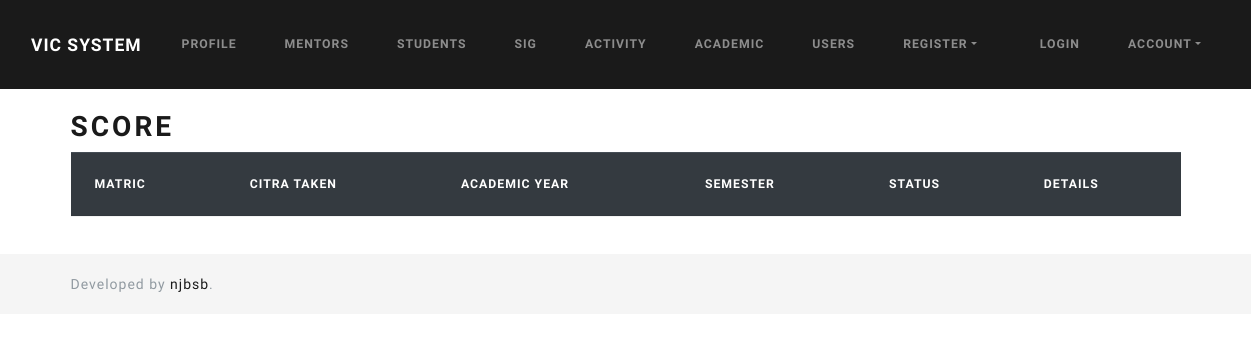
Before: /index.php/score with the older database file.
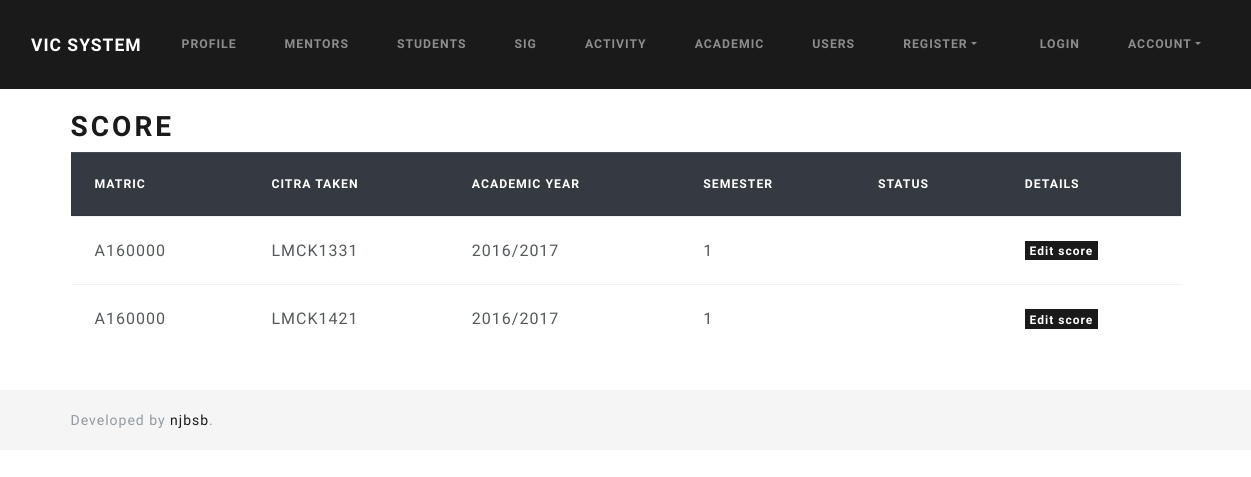
After: the same page with the newer database file.
### tables this page shows
CREATE TABLE `tbl_citra_registration` (
  `student_matric` varchar(8) NOT NULL,
  `acadsession_id` int(11) NOT NULL,
  `citra_code` varchar(8) NOT NULL,
  `grade_id` int(2) DEFAULT NULL
);

CREATE TABLE `tbl_academicyear` (
  `id` int(2) NOT NULL,
  `acadyear` varchar(9) NOT NULL,
  `status` varchar(10) NOT NULL
);

CREATE TABLE `tbl_academicsession` (
  `id` int(11) NOT NULL,
  `acadyear_id` int(11) NOT NULL,
  `semester_id` int(11) NOT NULL,
  `status` varchar(255) NOT NULL DEFAULT 'inactive'
);

### application/controllers/Score.php (called while the page is built, shortened)
<?php
class Score extends CI_Controller
{
    public function index()
    {
        $data['title'] = 'Score';
        $data['citra_registered'] = $this->citra_model->get_citra_registered();
        $this->load->view('templates/header');
        $this->load->view('score/index', $data);
        $this->load->view('templates/footer');
    }
}

### index.php (called while the page is built, shortened)
<?php
require_once BASEPATH.'core/CodeIgniter.php';

### application/models/Citra_model.php (called while the page is built, shortened)
<?php
class Citra_model extends CI_Model
{
    public function get_citra_registered()
    {
        $this->db->select('citreg.*, acadsess.semester_id, acadyear.acadyear')
            ->from('tbl_citra_registration as citreg')
            ->join('tbl_academicsession as acadsess', 'citreg.acadsession_id = acadsess.id')
            ->join('tbl_academicyear as acadyear', 'acadsess.acadyear_id = acadyear.id');
        $query = $this->db->get();
        return $query->result_array();
    }
}

### application/views/score/index.php (the view, shortened to what this page needs)
<h2 class=""><?= $title ?></h2>
<table id="scoretable" class="table table-hover" style="text-align:left;">
    <thead class="table-dark">
        <tr>
            <th scope="col" class="Matric">Matric</th>
            <th scope="col" class="sort" data-sort="Citra">Citra taken</th>
            <th scope="col" class="sort" data-sort="AcadYear">Academic Year</th>
            <th scope="col" class="sort" data-sort="Semester">Semester</th>
            <th scope="col" class="sort" data-sort="Status">Status</th>
            <th scope="">Details</th>
        </tr>
    </thead>
    <tbody class="list">
        <?php foreach ($citra_registered as $citreg) : ?>
            <tr>
                <td class="Matric"><?= $citreg['student_matric'] ?></td>
                <td class="Citra"><?= $citreg['citra_code'] ?></td>
                <td class="AcadYear"><?= $citreg['acadyear'] ?></td>
                <td class="Semester"><?= $citreg['semester_id'] ?></td>
                <td class="Status">
                </td>
                <td><a class="badge badge-primary" href="<?php echo site_url('/score/addscore'); ?>">Edit score</a></td>
            </tr>
        <?php endforeach ?>
    </tbody>
</table>

### application/views/templates/header.php (shortened to what this page needs)
<html>
<head>
    <link rel="stylesheet" href="<?php echo base_url(); ?>assets/css/lux.bootstrap.min.css" media="screen">
    <link rel="stylesheet" href="<?php echo base_url(); ?>assets/css/jquery.dataTables.css">
    <link rel="stylesheet" href="<?php echo base_url(); ?>assets/css/dataTables.bootstrap.css">
    <link rel="stylesheet" href="<?php echo base_url(); ?>assets/css/sticky-footer.css" rel="stylesheet">
</head>
<body>
    <nav class="navbar navbar-expand-lg navbar-dark bg-primary">
        <div class="container">
            <a class="navbar-brand" href="<?php echo base_url(); ?>">VIC System</a>
            <div class="collapse navbar-collapse" id="navbarColor03">
                <ul class="navbar-nav mr-auto">
                    <li class="nav-item">
                        <a class="nav-link" href="<?php echo base_url(); ?>profile">Profile <span class="sr-only">(current)</span></a>
                    </li>
                    <li class="nav-item">
                        <a class="nav-link" href="<?php echo base_url(); ?>mentor">Mentors</a>
                    </li>
                    <li class="nav-item">
                        <a class="nav-link" href="<?php echo base_url(); ?>student">Students</a>
                    </li>
                    <li class="nav-item">
                        <a class="nav-link" href="<?php echo base_url(); ?>organization">SIG</a>
                    </li>
                    <li class="nav-item">
                        <a class="nav-link" href="<?php echo base_url(); ?>activity">Activity</a>
                    </li>
                    <li class="nav-item">
                        <a class="nav-link" href="<?php echo base_url(); ?>academic">Academic</a>
                    </li>
                    <li class="nav-item">
                        <a class="nav-link" href="<?php echo base_url(); ?>user">Users</a>
                    </li>
                    <li class="nav-item dropdown">
                        <a class="nav-link dropdown-toggle" data-toggle="dropdown" href="#" role="button" aria-haspopup="true" aria-expanded="false">Register</a>
                    </li>
                </ul>
            </div>
        </div>
        <ul class="navbar-nav mr-auto">
            <li class="nav-item">
                <a class="nav-link" href="<?php echo base_url(); ?>login">Login <span class="sr-only">(current)</span></a>
            </li>
            <li class="nav-item dropdown">
                <a class="nav-link dropdown-toggle" data-toggle="dropdown" href="#" role="button" aria-haspopup="true" aria-expanded="false">Account</a>
            </li>
        </ul>
    </nav>
    <div class="container">
        <br>

### application/views/templates/footer.php (shortened to what this page needs)
</div>
<br>
<footer id="footer" class="footer">
    <div class="container">
        <span class="text-muted">Developed by <a href="https://github.com/njbsb">njbsb</a>.</span>
    </div>
</footer>
</body>
</html>

### assets/css/sticky-footer.css (style rules this page uses)
.footer { bottom: 0; width: 100%; height: 60px; line-height: 60px; background-color: #f5f5f5; }

Changed rows visible on the page:
added tbl_citra_registration: student_matric "A160000", citra_code "LMCK1331", tbl_academicyear.acadyear "2016/2017", acadsession.semester_id "1"
added tbl_citra_registration: student_matric "A160000", citra_code "LMCK1421", tbl_academicyear.acadyear "2016/2017", acadsession.semester_id "1"
